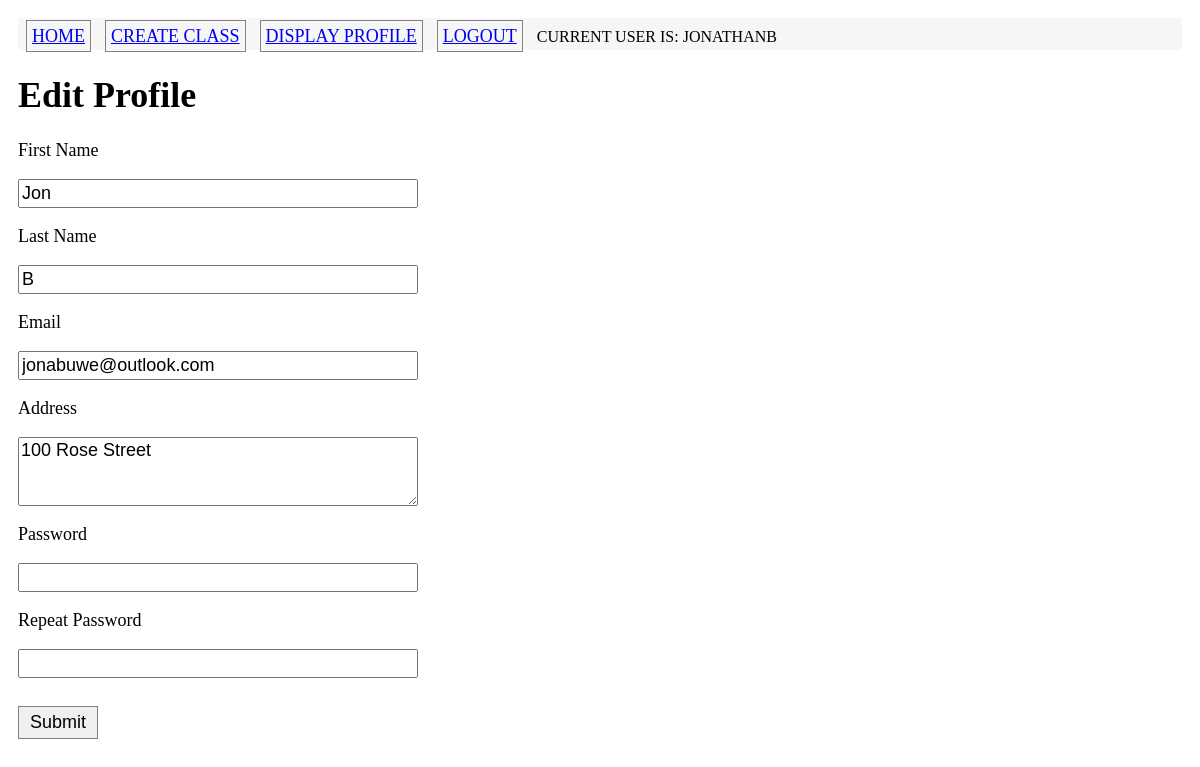
/edit_profile (signed in), run on the app's committed database.
### app/models.py (models this page shows, shortened)
class Student(UserMixin, db.Model):
    id = db.Column(db.Integer, primary_key = True)
    username = db.Column(db.String(64), unique=True, index = True) #usernames are unique
    password_hash = db.Column(db.String(128))
    firstname = db.Column(db.String(100))
    lastname = db.Column(db.String(100))
    address = db.Column(db.String(120))
    email = db.Column(db.String(120), unique=True, index=True)
    last_seen = db.Column(db.DateTime, default=datetime.utcnow) # tracks time
    classes = db.relationship('Enrolled', back_populates = 'studentenrolled')
    majorofstudent = db.relationship('StudentMajor', back_populates='_student')

### app/routes.py (the view)
@app.route('/edit_profile', methods=['GET', 'POST'])
@login_required
def edit_profile():
    eform = EditForm()
    if request.method == 'POST':
        if eform.validate_on_submit():
            current_user.firstname = eform.firstname.data
            current_user.lastname = eform.lastname.data
            current_user.address = eform.address.data
            current_user.email = eform.email.data
            current_user.set_password(eform.password.data)
            db.session.add(current_user)
            db.session.commit()
            flash("Your changes have been saved")
        pass
    elif request.method == 'GET':
        eform.firstname.data = current_user.firstname
        eform.lastname.data = current_user.lastname
        eform.address.data = current_user.address
        eform.email.data = current_user.email
    else:
        pass
    return render_template('edit_profile.html', title='Edit Profile', form = eform)

### app/forms.py (shortened to what this page needs)
class EditForm(FlaskForm):
    firstname = StringField('First Name', validators=[DataRequired()])
    lastname = StringField('Last Name', validators=[DataRequired()])
    email = StringField('Email', validators=[DataRequired(), Email()])
    address = TextAreaField('Address', [Length(min=0, max=200)]) # TextAreaField makes an adjustedable textbox
    password = PasswordField('Password', validators=[DataRequired()])
    password2 = PasswordField('Repeat Password', validators=[DataRequired(), EqualTo('password')]) # make sure passwords are the same
    submit = SubmitField('Submit')

### app/models.py (called while the page is built)
@login.user_loader
def load_user(id):
    return Student.query.get(int(id))

### app/routes.py (called while the page is built, shortened)
@app.before_request
def initDB(*args, **kwargs):
    if app._got_first_request:
        db.create_all()

@app.before_request
def before_request():
    if current_user.is_authenticated:
        current_user.last_seen = datetime.utcnow()
        db.session.add(current_user)
        db.session.commit()

### app/templates/edit_profile.html (shortened to what this page needs)
{% extends "base.html" %}
{% block content %}
    <h1> Edit Profile </h1>
    {% if form %}
        <form action="" method="POST">
                <p> {{form.firstname.label }}</p>
                <p> {{form.firstname(class='textinput') }}</p>
                <p> {{ form.lastname.label }}</p>
                <p> {{ form.lastname(class='textinput') }}</p>
                <p> {{ form.email.label }}</p>
                <p> {{ form.email(class='textinput') }}</p>
                <p> {{ form.address.label }}</p>
                <p> {{ form.address(rows = 3, class='textinput') }}</p>
                <p> {{ form.password.label }}</p>
                <p> {{ form.password(class='textinput') }}</p>
                <p> {{ form.password2.label }}</p>
                <p> {{ form.password2(class='textinput') }}</p>
            <p>{{form.submit(class='button') }}</p>
        </form>
    {% endif %}
{% endblock %}

### app/templates/base.html (shortened to what this page needs)
<html>
    <head>
       <link rel="stylesheet" href="{{ url_for('static', filename='css/main.css') }}">
    </head>
    <body>
        <div class ="nav-container">
        <table>
            <tr>
                <td><a href="{{ url_for('index') }}" class = "button">Home</a></td>
                <td><a href="{{ url_for('createclass') }}" class = "button">Create Class</a></td>
                {% if current_user.is_anonymous %}
                    <td><a href="{{ url_for('login') }}" class = "button">Login</a></td>
                {% else %}
                    <td><a href="{{ url_for('display_profile') }}" class = "button">Display Profile</a></td>
                    <td><a href="{{ url_for('logout') }}" class = "button">Logout</a></td>
                    <td> Current user is: <span class="useritem">{{ current_user.username }}</span></td>
                {% endif %}
            </tr>
        </table>
        </div>
        <div>
            {% block content %} {% endblock %}
        </div>
    </body>
</html>

### app/static/css/main.css (style rules this page uses)
body { margin: 0; padding: 1em; font-family: Tahoma; font-size : 18px; }
.nav-container { background:#f6f6f6; font-family: Tahoma; font-size: 12px; height: 32px; text-transform: uppercase; }
th, td { padding: 6px; }
.button { width: 80px; font-size: 18px; margin: 10px 0px 0px 0px; padding: 5px; border: 1px solid gray; }
.textinput { padding: 2px; font-family:'Gill Sans', 'Gill Sans MT', Calibri, 'Trebuchet MS', sans-serif; font-size: 18px; width: 400px; }

### data on the page
Student: username "JONATHANB", firstname "Jon", lastname "B", email "jonabuwe@outlook.com", address "100 Rose Street"
